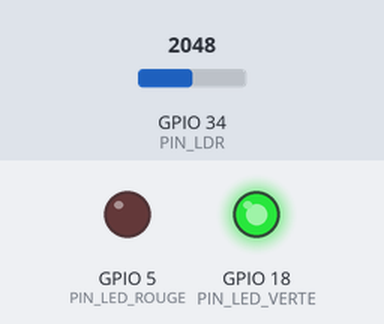
Simulated run of this sketch. Board: ESP32. On the bench: output pins drawn as LEDs (lit = HIGH). The inputs (shaded band) are chosen by the test bench; at power-on: GPIO 34 (PIN_LDR) = 2048. WiFi joins after 1.5 s; servers stay silent unless stated; uploads are accepted with an empty reply; what the sketch prints to the serial monitor is not drawn.

Above: at 2.7 s.
2.8 s: GPIO 34 (PIN_LDR) set to 1840
6.9 s: GPIO 34 (PIN_LDR) set to 1739
At 8.5 s:
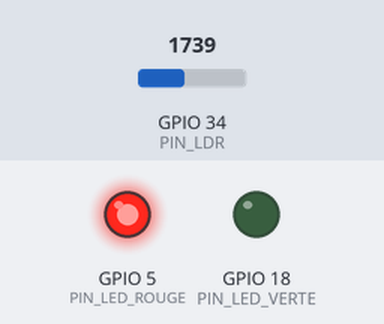
9.2 s: GPIO 34 (PIN_LDR) set to 2047
At 10.2 s:
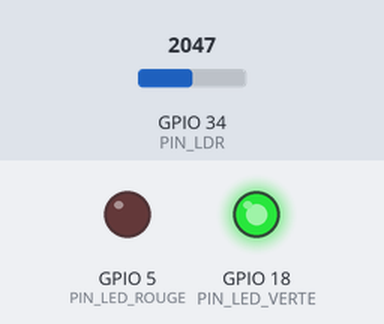
11.2 s: GPIO 34 (PIN_LDR) set to 1760
At 12.3 s:
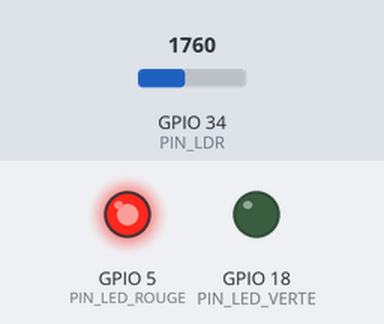
Timing chart, 0 to 14.2 s (numbered marks = the images above; inputs shaded):
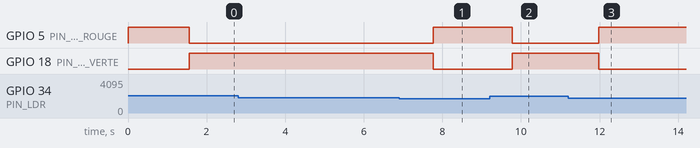

The sketch:

ecoescape_esp32.ino
```cpp
/*
  EcoEscape ESP32 - Panneau Solaire IoT

  Ce code fait partie du projet EcoEscape, un escape game éducatif connecté.
  L'ESP32 mesure la luminosité avec une LDR et communique avec le serveur web.

  Matériel requis:
  - ESP32 DevKit v1 ou similaire
  - LDR (Light Dependent Resistor)
  - Résistance 10kΩ
  - 2 LEDs (rouge et verte)
  - 2 résistances 220Ω pour les LEDs
  - Breadboard et fils de connexion

  Connexions:
  - LDR: GPIO 34 (avec pont diviseur 10kΩ vers GND)
  - LED Rouge: GPIO 5 (avec résistance 220Ω)
  - LED Verte: GPIO 18 (avec résistance 220Ω)
*/

#include <WiFi.h>
#include <HTTPClient.h>

// ===========================================
// CONFIGURATION RÉSEAU - MODIFIEZ CES 3 LIGNES !
// ===========================================
const char* WIFI_SSID = "VOTRE_SSID";          // ⚠️ REMPLACEZ par le nom de votre WiFi
const char* WIFI_PASSWORD = "VOTRE_MOT_DE_PASSE"; // ⚠️ REMPLACEZ par votre mot de passe WiFi
const char* SERVER_URL = "http://192.168.1.20:3000/update?status=ok"; // ⚠️ REMPLACEZ par l'IP de votre PC

// ===========================================
// CONFIGURATION MATÉRIEL
// ===========================================
const int PIN_LDR = 34;        // Entrée analogique pour la LDR
const int PIN_LED_ROUGE = 5;   // LED rouge (pas assez de lumière)
const int PIN_LED_VERTE = 18;  // LED verte (assez de lumière)

// ===========================================
// PARAMÈTRES DE FONCTIONNEMENT
// ===========================================
int SEUIL_LUMINOSITE = 1800;   // Seuil de luminosité (0-4095) à ajuster selon votre LDR
const int DELAI_LECTURE = 1000; // Délai entre les lectures en millisecondes
const int DELAI_HTTP = 5000;    // Délai minimum entre les requêtes HTTP
const int DELAI_WIFI_RETRY = 10000; // Délai entre les tentatives de reconnexion WiFi

// Variables globales
unsigned long derniere_requete_http = 0;
unsigned long derniere_tentative_wifi = 0;
bool panneau_actif = false;
bool wifi_connecte = false;

// ===========================================
// CONFIGURATION INITIALE
// ===========================================
void setup() {
  // Initialisation de la communication série
  Serial.begin(115200);
  Serial.println("\n🌍 EcoEscape ESP32 - Démarrage");
  Serial.println("================================");

  // Configuration des pins
  pinMode(PIN_LED_ROUGE, OUTPUT);
  pinMode(PIN_LED_VERTE, OUTPUT);
  pinMode(PIN_LDR, INPUT);

  // État initial: LED rouge allumée
  digitalWrite(PIN_LED_ROUGE, HIGH);
  digitalWrite(PIN_LED_VERTE, LOW);
  Serial.println("🔴 LED rouge activée (pas assez de lumière)");

  // Connexion WiFi
  connecterWiFi();

  // Affichage des informations de configuration
  afficherConfiguration();
}

// ===========================================
// BOUCLE PRINCIPALE
// ===========================================
void loop() {
  // Vérification de la connexion WiFi
  verifierConnexionWiFi();

  // Lecture de la luminosité
  int valeur_luminosite = analogRead(PIN_LDR);

  // Affichage des valeurs (debug)
  Serial.print("💡 Luminosité: ");
  Serial.print(valeur_luminosite);
  Serial.print("/4095 (seuil: ");
  Serial.print(SEUIL_LUMINOSITE);
  Serial.println(")");

  // Traitement selon le niveau de luminosité
  if (valeur_luminosite >= SEUIL_LUMINOSITE) {
    gererLuminositeSuffisante();
  } else {
    gererLuminositeInsuffisante();
  }

  delay(DELAI_LECTURE);
}

// ===========================================
// FONCTIONS WIFI
// ===========================================
void connecterWiFi() {
  Serial.println("📶 Connexion au WiFi...");
  Serial.print("Réseau: ");
  Serial.println(WIFI_SSID);

  WiFi.begin(WIFI_SSID, WIFI_PASSWORD);

  int tentatives = 0;
  while (WiFi.status() != WL_CONNECTED && tentatives < 20) {
    delay(500);
    Serial.print(".");
    tentatives++;
  }

  if (WiFi.status() == WL_CONNECTED) {
    wifi_connecte = true;
    Serial.println("");
    Serial.println("✅ WiFi connecté !");
    Serial.print("📍 Adresse IP: ");
    Serial.println(WiFi.localIP());
  } else {
    wifi_connecte = false;
    Serial.println("");
    Serial.println("❌ Échec de connexion WiFi");
  }
}

void verifierConnexionWiFi() {
  if (WiFi.status() != WL_CONNECTED) {
    if (!wifi_connecte || millis() - derniere_tentative_wifi > DELAI_WIFI_RETRY) {
      wifi_connecte = false;
      derniere_tentative_wifi = millis();
      Serial.println("⚠️ WiFi déconnecté, tentative de reconnexion...");
      connecterWiFi();
    }
  } else if (!wifi_connecte) {
    wifi_connecte = true;
    Serial.println("✅ WiFi reconnecté !");
  }
}

// ===========================================
// FONCTIONS DE GESTION DE LA LUMINOSITÉ
// ===========================================
void gererLuminositeSuffisante() {
  // Activation du panneau solaire
  if (!panneau_actif) {
    panneau_actif = true;
    digitalWrite(PIN_LED_VERTE, HIGH);
    digitalWrite(PIN_LED_ROUGE, LOW);
    Serial.println("🟢 Panneau solaire activé ! Assez de lumière détectée");
  }

  // Envoi de la requête HTTP (avec limitation de fréquence)
  if (wifi_connecte && millis() - derniere_requete_http > DELAI_HTTP) {
    envoyerRequeteHTTP();
    derniere_requete_http = millis();
  }
}

void gererLuminositeInsuffisante() {
  // Désactivation du panneau solaire
  if (panneau_actif) {
    panneau_actif = false;
    digitalWrite(PIN_LED_ROUGE, HIGH);
    digitalWrite(PIN_LED_VERTE, LOW);
    Serial.println("🔴 Panneau solaire désactivé - Pas assez de lumière");
  }
}

// ===========================================
// FONCTION HTTP
// ===========================================
void envoyerRequeteHTTP() {
  if (!wifi_connecte) {
    Serial.println("❌ Pas de connexion WiFi pour envoyer la requête");
    return;
  }

  HTTPClient http;
  http.begin(SERVER_URL);
  http.setTimeout(5000); // Timeout de 5 secondes

  Serial.println("📡 Envoi de la requête au serveur...");
  Serial.print("URL: ");
  Serial.println(SERVER_URL);

  int code_reponse = http.GET();

  if (code_reponse > 0) {
    Serial.printf("✅ Réponse HTTP: %d\n", code_reponse);

    if (code_reponse == 200) {
      String payload = http.getString();
      Serial.println("📦 Réponse du serveur: " + payload);
    }
  } else {
    Serial.printf("❌ Erreur HTTP: %s\n", http.errorToString(code_reponse).c_str());
  }

  http.end();
}

// ===========================================
// FONCTIONS UTILITAIRES
// ===========================================
void afficherConfiguration() {
  Serial.println("\n🔧 Configuration:");
  Serial.println("==================");
  Serial.printf("📍 LDR sur GPIO %d\n", PIN_LDR);
  Serial.printf("🔴 LED Rouge sur GPIO %d\n", PIN_LED_ROUGE);
  Serial.printf("🟢 LED Verte sur GPIO %d\n", PIN_LED_VERTE);
  Serial.printf("🌟 Seuil luminosité: %d/4095\n", SEUIL_LUMINOSITE);
  Serial.printf("⏱️ Délai lecture: %dms\n", DELAI_LECTURE);
  Serial.printf("🌐 URL serveur: %s\n", SERVER_URL);
  Serial.println("==================\n");

  Serial.println("💡 Instructions:");
  Serial.println("- Allumez une lampe ou éclairez la LDR");
  Serial.println("- La LED verte s'allumera si assez de lumière");
  Serial.println("- Le serveur sera notifié automatiquement");
  Serial.println("- Surveillez les messages sur le navigateur web\n");
}

// Fonction pour calibrer le seuil (optionnelle)
void calibrerSeuil() {
  Serial.println("🔧 Mode calibrage (30 secondes)");
  Serial.println("Variez l'éclairage de la LDR...");

  int valeur_min = 4095;
  int valeur_max = 0;

  unsigned long debut = millis();
  while (millis() - debut < 30000) {
    int valeur = analogRead(PIN_LDR);
    valeur_min = min(valeur_min, valeur);
    valeur_max = max(valeur_max, valeur);

    Serial.printf("Min: %d, Max: %d, Actuel: %d\n", valeur_min, valeur_max, valeur);
    delay(500);
  }

  SEUIL_LUMINOSITE = valeur_min + (valeur_max - valeur_min) * 0.7; // 70% de la plage
  Serial.printf("🎯 Nouveau seuil calculé: %d\n", SEUIL_LUMINOSITE);
}

/*
  SCHÉMA DE CÂBLAGE:
  ==================

  ESP32        Composant
  -----        ---------
  GPIO 34  --> LDR (+ résistance 10kΩ vers GND)
  GPIO 5   --> LED Rouge (+ résistance 220Ω)
  GPIO 18  --> LED Verte (+ résistance 220Ω)
  3.3V     --> LDR (autre extrémité)
  GND      --> Masse commune

  NOTES:
  - Ajustez SEUIL_LUMINOSITE selon votre environnement
  - Modifiez WIFI_SSID et WIFI_PASSWORD
  - Adaptez SERVER_URL avec l'IP de votre serveur
  - Utilisez le moniteur série pour le debug
*/
```

Measured:
- the behaviour switches between 1800 and 1799 on GPIO 34 (PIN_LDR) (found by bisection; images 0 and 1)
- after the input at 2.8 s, every drawn part: stays the same
- after the input at 6.9 s, GPIO 5 (PIN_LED_ROUGE): LOW → HIGH after 0.87 s; GPIO 18 (PIN_LED_VERTE): HIGH → LOW after 0.87 s
- after the input at 9.2 s, GPIO 5 (PIN_LED_ROUGE): HIGH → LOW after 0.57 s; GPIO 18 (PIN_LED_VERTE): LOW → HIGH after 0.57 s
- after the input at 11.2 s, GPIO 5 (PIN_LED_ROUGE): LOW → HIGH after 0.78 s; GPIO 18 (PIN_LED_VERTE): HIGH → LOW after 0.78 s
